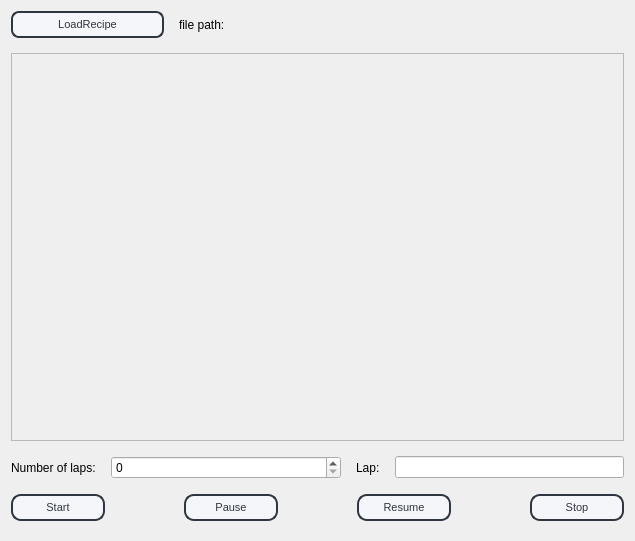
<?xml version="1.0" encoding="UTF-8"?>
<ui version="4.0">
 <class>MLrecipeClass</class>
 <widget class="QWidget" name="MLrecipeClass">
  <property name="geometry">
   <rect>
    <x>0</x>
    <y>0</y>
    <width>635</width>
    <height>541</height>
   </rect>
  </property>
  <property name="windowTitle">
   <string>MLrecipe</string>
  </property>
  <layout class="QVBoxLayout" name="verticalLayout">
   <property name="spacing">
    <number>15</number>
   </property>
   <property name="bottomMargin">
    <number>20</number>
   </property>
   <item>
    <layout class="QHBoxLayout" name="horizontalLayout_2" stretch="2,0,5">
     <item>
      <widget class="QPushButton" name="loadRcipe">
       <property name="styleSheet">
        <string notr="true">QPushButton{
	font: 8pt;
    color: #2f3640;
    background-color: #f5f6fa;
    border-color: #2f3640;
    border-radius: 8px;
    border-style: solid;
    border-width: 2px;
    padding: 5px;
}

QPushButton::pressed,QPushButton::checked{
    background-color:#d5e6ed;
}
</string>
       </property>
       <property name="text">
        <string>LoadRecipe</string>
       </property>
      </widget>
     </item>
     <item>
      <widget class="QLabel" name="label">
       <property name="text">
        <string>file path:</string>
       </property>
      </widget>
     </item>
     <item>
      <widget class="QLabel" name="recipePath">
       <property name="text">
        <string/>
       </property>
      </widget>
     </item>
    </layout>
   </item>
   <item>
    <widget class="QScrollArea" name="scrollArea">
     <property name="widgetResizable">
      <bool>true</bool>
     </property>
     <widget class="QWidget" name="scrollAreaWidgetContents">
      <property name="geometry">
       <rect>
        <x>0</x>
        <y>0</y>
        <width>611</width>
        <height>379</height>
       </rect>
      </property>
     </widget>
    </widget>
   </item>
   <item>
    <layout class="QHBoxLayout" name="horizontalLayout_3" stretch="0,1,0,1">
     <item>
      <widget class="QLabel" name="label_2">
       <property name="text">
        <string>Number of laps:</string>
       </property>
      </widget>
     </item>
     <item>
      <widget class="QSpinBox" name="laps"/>
     </item>
     <item>
      <widget class="QLabel" name="label_3">
       <property name="text">
        <string>Lap:</string>
       </property>
      </widget>
     </item>
     <item>
      <widget class="QLineEdit" name="curlap"/>
     </item>
    </layout>
   </item>
   <item>
    <layout class="QHBoxLayout" name="horizontalLayout">
     <item>
      <widget class="QPushButton" name="start">
       <property name="styleSheet">
        <string notr="true">QPushButton{
	font: 8pt;
    color: #2f3640;
    background-color: #f5f6fa;
    border-color: #2f3640;
    border-radius: 10px;
    border-style: solid;
    border-width: 2px;
    padding: 5px;
    width: 80px; 
}

QPushButton::pressed,QPushButton::checked{
    background-color:#d5e6ed;
}
</string>
       </property>
       <property name="text">
        <string>Start</string>
       </property>
      </widget>
     </item>
     <item>
      <spacer name="horizontalSpacer">
       <property name="orientation">
        <enum>Qt::Horizontal</enum>
       </property>
       <property name="sizeHint" stdset="0">
        <size>
         <width>40</width>
         <height>20</height>
        </size>
       </property>
      </spacer>
     </item>
     <item>
      <widget class="QPushButton" name="pause">
       <property name="styleSheet">
        <string notr="true">QPushButton{
	font: 8pt;
    color: #2f3640;
    background-color: #f5f6fa;
    border-color: #2f3640;
    border-radius: 10px;
    border-style: solid;
    border-width: 2px;
    padding: 5px;
    width: 80px; 
}

QPushButton::pressed,QPushButton::checked{
    background-color:#d5e6ed;
}
</string>
       </property>
       <property name="text">
        <string>Pause</string>
       </property>
      </widget>
     </item>
     <item>
      <spacer name="horizontalSpacer_3">
       <property name="orientation">
        <enum>Qt::Horizontal</enum>
       </property>
       <property name="sizeHint" stdset="0">
        <size>
         <width>40</width>
         <height>20</height>
        </size>
       </property>
      </spacer>
     </item>
     <item>
      <widget class="QPushButton" name="pushButton">
       <property name="styleSheet">
        <string notr="true">QPushButton{
	font: 8pt;
    color: #2f3640;
    background-color: #f5f6fa;
    border-color: #2f3640;
    border-radius: 10px;
    border-style: solid;
    border-width: 2px;
    padding: 5px;
    width: 80px; 
}

QPushButton::pressed,QPushButton::checked{
    background-color:#d5e6ed;
}
</string>
       </property>
       <property name="text">
        <string>Resume</string>
       </property>
      </widget>
     </item>
     <item>
      <spacer name="horizontalSpacer_2">
       <property name="orientation">
        <enum>Qt::Horizontal</enum>
       </property>
       <property name="sizeHint" stdset="0">
        <size>
         <width>40</width>
         <height>20</height>
        </size>
       </property>
      </spacer>
     </item>
     <item>
      <widget class="QPushButton" name="stop">
       <property name="styleSheet">
        <string notr="true">QPushButton{
	font: 8pt;
    color: #2f3640;
    background-color: #f5f6fa;
    border-color: #2f3640;
    border-radius: 10px;
    border-style: solid;
    border-width: 2px;
    padding: 5px;
    width: 80px; 
}

QPushButton::pressed,QPushButton::checked{
    background-color:#d5e6ed;
}
</string>
       </property>
       <property name="text">
        <string>Stop</string>
       </property>
      </widget>
     </item>
    </layout>
   </item>
  </layout>
 </widget>
 <resources/>
 <connections/>
</ui>
